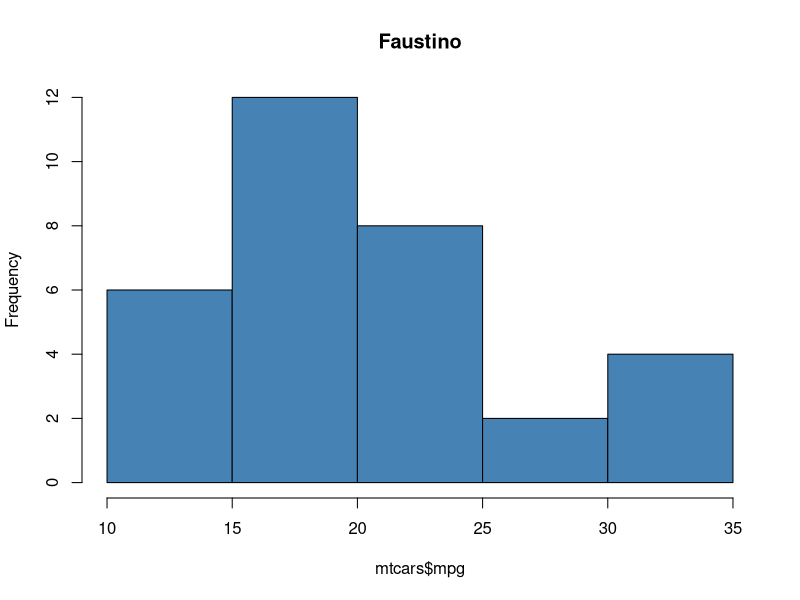

Write the R code that produced this figure.
# TP1 - Codigo en R

# Cargar dataset
library(caret)
data(mtcars)

# Ejercicio 2 - Punto 3: dim y summary
print(dim(mtcars))
print(summary(mtcars))

# Ejercicio 2 - Punto 5: Histograma de mpg
hist(mtcars$mpg, main="Faustino", col="steelblue")

# Parte B - Punto 1: Particionado
set.seed(43828173)  # Usando el DNI
particion <- createDataPartition(y = mtcars$mpg, p = 0.70, list = FALSE)
entreno <- mtcars[particion, ]
testeo <- mtcars[-particion, ]

# Parte B - Punto 2: head y summary de ambos conjuntos
print(head(entreno))
print(summary(entreno))

print(head(testeo))
print(summary(testeo))

# Parte B - Punto 3: cantidad de registros en cada conjunto
cat("Registros en entrenamiento:", nrow(entreno), "\n")
cat("Registros en testeo:", nrow(testeo), "\n")
